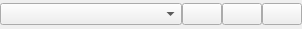
<?xml version="1.0" encoding="UTF-8"?>
<ui version="4.0">
 <class>ParamEditEnum</class>
 <widget class="QWidget" name="ParamEditEnum">
  <property name="geometry">
   <rect>
    <x>0</x>
    <y>0</y>
    <width>302</width>
    <height>29</height>
   </rect>
  </property>
  <property name="windowTitle">
   <string>Form</string>
  </property>
  <layout class="QHBoxLayout" name="horizontalLayout">
   <property name="spacing">
    <number>0</number>
   </property>
   <property name="leftMargin">
    <number>0</number>
   </property>
   <property name="topMargin">
    <number>0</number>
   </property>
   <property name="rightMargin">
    <number>0</number>
   </property>
   <property name="bottomMargin">
    <number>0</number>
   </property>
   <item>
    <widget class="QComboBox" name="valueBox"/>
   </item>
   <item>
    <widget class="QPushButton" name="readButton">
     <property name="sizePolicy">
      <sizepolicy hsizetype="Fixed" vsizetype="Fixed">
       <horstretch>0</horstretch>
       <verstretch>0</verstretch>
      </sizepolicy>
     </property>
     <property name="toolTip">
      <string>读取当前设置</string>
     </property>
     <property name="text">
      <string/>
     </property>
    </widget>
   </item>
   <item>
    <widget class="QPushButton" name="readDefaultButton">
     <property name="sizePolicy">
      <sizepolicy hsizetype="Fixed" vsizetype="Fixed">
       <horstretch>0</horstretch>
       <verstretch>0</verstretch>
      </sizepolicy>
     </property>
     <property name="toolTip">
      <string>读取默认设置</string>
     </property>
     <property name="text">
      <string/>
     </property>
    </widget>
   </item>
   <item>
    <widget class="QPushButton" name="helpButton">
     <property name="sizePolicy">
      <sizepolicy hsizetype="Fixed" vsizetype="Fixed">
       <horstretch>0</horstretch>
       <verstretch>0</verstretch>
      </sizepolicy>
     </property>
     <property name="toolTip">
      <string>显示帮助</string>
     </property>
     <property name="text">
      <string/>
     </property>
    </widget>
   </item>
  </layout>
 </widget>
 <resources/>
 <connections/>
</ui>
